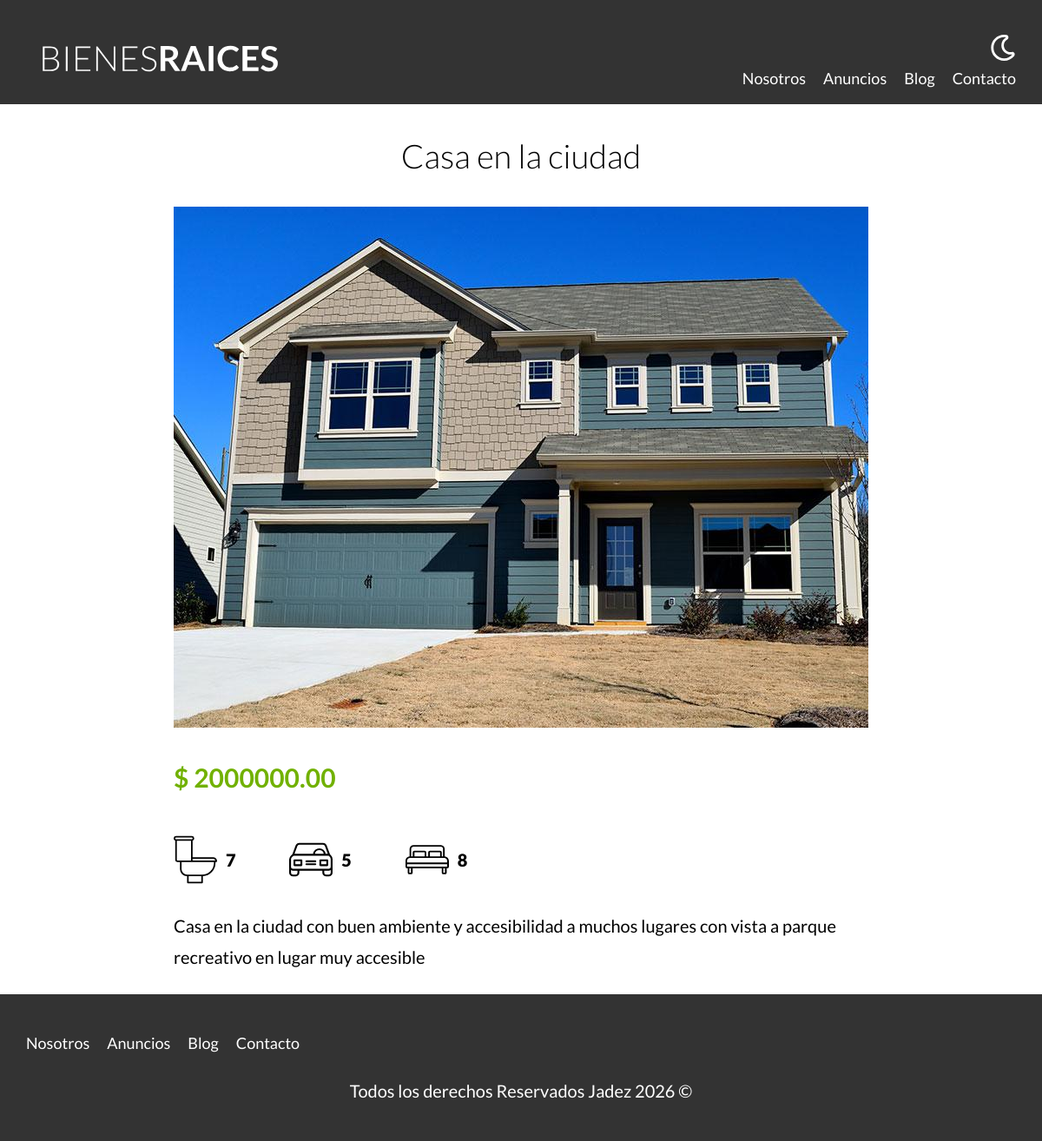
The page /propiedad?id=29 on the database its author committed.
### tables this page shows
CREATE TABLE `propiedades`  (
  `id` int NOT NULL AUTO_INCREMENT,
  `titulo` varchar(45) NULL DEFAULT NULL,
  `precio` decimal(10, 2) NULL DEFAULT NULL,
  `imagen` varchar(200) NULL DEFAULT NULL,
  `descripcion` longtext NULL,
  `habitaciones` int NULL DEFAULT NULL,
  `wc` int NULL DEFAULT NULL,
  `estacionamiento` int NULL DEFAULT NULL,
  `creado` date NULL DEFAULT NULL,
  `vendedores_id` int NOT NULL,
  PRIMARY KEY (`id`) USING BTREE,
  INDEX `fk_propiedades_vendedores_idx`(`vendedores_id` ASC) USING BTREE,
  CONSTRAINT `fk_propiedades_vendedores` FOREIGN KEY (`vendedores_id`) REFERENCES `vendedores` (`id`) ON DELETE RESTRICT ON UPDATE RESTRICT
);

### controllers/PaginasController.php (called while the page is built, shortened)
<?php
class PaginasController
{
    public static function propiedad(Router $router)
    {
        $id = validarORedireccionar('/');
        $propiedad = Propiedad::find($id);
        $router->render('paginas/propiedad', [
            'propiedad' => $propiedad
        ]);
    }
}

### public/index.php (called while the page is built, shortened)
<?php
$router = new Router();
$router->get('/propiedades/admin', [PropiedadController::class, 'index']);
$router->get('/propiedades/crear', [PropiedadController::class, 'crear']);
$router->post('/propiedades/crear', [PropiedadController::class, 'crear']);
$router->get('/propiedades/actualizar', [PropiedadController::class, 'actualizar']);
$router->post('/propiedades/actualizar', [PropiedadController::class, 'actualizar']);
$router->post('/propiedades/eliminar', [PropiedadController::class, 'eliminar']);
$router->get('/vendedores/admin', [VendedorController::class, 'index']);
$router->get('/vendedores/crear', [VendedorController::class, 'crear']);
$router->post('/vendedores/crear', [VendedorController::class, 'crear']);
$router->get('/vendedores/actualizar', [VendedorController::class, 'actualizar']);
$router->post('/vendedores/actualizar', [VendedorController::class, 'actualizar']);
$router->post('/vendedores/eliminar', [VendedorController::class, 'eliminar']);
$router->get('/', [PaginasController::class, 'index']);
$router->get('/nosotros', [PaginasController::class, 'nosotros']);
$router->get('/propiedades', [PaginasController::class, 'propiedades']);
$router->get('/propiedad', [PaginasController::class, 'propiedad']);
$router->get('/blog', [PaginasController::class, 'blog']);
$router->get('/entrada', [PaginasController::class, 'entrada']);
$router->get('/contacto', [PaginasController::class, 'contacto']);
$router->post('/contacto', [PaginasController::class, 'contacto']);
$router->get('/login', [LoginController::class, 'login']);
$router->post('/login', [LoginController::class, 'login']);
$router->get('/logout', [LoginController::class, 'logout']);
$router->comprobarRutas();

### includes/funciones.php (called while the page is built, shortened)
<?php
function validarORedireccionar(string $url)
{
    $id = $_GET['id'];
    $id = filter_var($id, FILTER_VALIDATE_INT);
    return $id;
}

### models/ActiveRecord.php (called while the page is built, shortened)
<?php
class ActiveRecord
{
    protected static $db;
    protected static $tabla = '';
    public static function setDB($database, $url)
    {
        self::$db = $database;
    }
    public static function find($id)
    {
        $query = "SELECT * FROM " . static::$tabla . " WHERE id = $id";
        $resultado = self::consultarSQL($query);
        return array_shift($resultado);
    }
    public static function consultarSQL($query)
    {
        $resultado = self::$db->query($query);
        $array = [];
        while ($registro = $resultado->fetch_assoc()) {
            $array[] = static::crearObjeto($registro);
        }
        return $array;
    }
    protected static function crearObjeto($registro)
    {
        $objeto = new static;
        foreach ($registro as $key => $value) {
            if (property_exists($objeto, $key)) {
                $objeto->$key = $value;
            }
        }
        return $objeto;
    }
}

### views/paginas/propiedad.php (the view)
<main class="contenedor seccion contenido-centrado">
    <h1><?php echo $propiedad->titulo; ?></h1>
    <img loading="lazy" src="/imagenes/<?php echo $propiedad->imagen; ?>" alt="Imagen de la propiedad">
    <div class="resumen-propiedad">
        <p class="precio">$ <?php echo $propiedad->precio; ?></p>
        <ul class="iconos-caracteristicas">
            <li>
                <img class="icono" loading="lazy" src="/build/img/icono_wc.svg" alt="icono wc">
                <p><?php echo $propiedad->wc; ?></p>
            </li>
            <li>
                <img class="icono" loading="lazy" src="/build/img/icono_estacionamiento.svg" alt="icono estacionamiento">
                <p><?php echo $propiedad->estacionamiento; ?></p>
            </li>
            <li>
                <img class="icono" loading="lazy" src="/build/img/icono_dormitorio.svg" alt="icono dormitorio">
                <p><?php echo $propiedad->habitaciones; ?></p>
            </li>
        </ul>
        <p><?php echo $propiedad->descripcion; ?></p>
    </div>
</main>

### public/build/css/app.css (style rules this page uses)
html { line-height:1.15;-webkit-text-size-adjust:100% }
body { margin:0 }
main { display:block }
h1 { font-size:2em;margin:.67em 0 }
img { border-style:none }
html { font-size:62.5%;box-sizing:border-box }
*,*:before,*:after { box-sizing:inherit }
body { font-family:"Lato",sans-serif;font-size:1.6rem;line-height:1.8 }
p { color:#000;font-size:2rem }
.contenedor { width:95%;max-width:120rem;margin:0 auto }
img,picture { width:100%;display:block }
h1,h2,h3 { font-family:"Lato",sans-serif;margin:2.5rem 0;font-weight:300;text-align:center }
h1 { font-size:3.8rem }
.seccion { margin-top:2.5rem;margin-bottom:2.5rem }
.contenido-centrado { max-width:80rem }
.icono { text-align:center }
.precio { color:#71b100;font-weight:700;font-size:3rem }
.iconos-caracteristicas { display:flex;list-style:none;padding:0;max-width:40rem }
.iconos-caracteristicas li { flex:1;display:flex }
.iconos-caracteristicas li img { flex:0 0 5rem;margin-right:1rem }
.iconos-caracteristicas li p { font-weight:900 }

### rows shown on the page
propiedades: titulo "Casa en la ciudad", imagen (picture), precio "2000000.00", wc "7", estacionamiento "5", habitaciones "8", descripcion "Casa en la ciudad con buen ambiente y accesibilidad a muchos lugares con vista a parque recreativo en lugar muy accesible"
